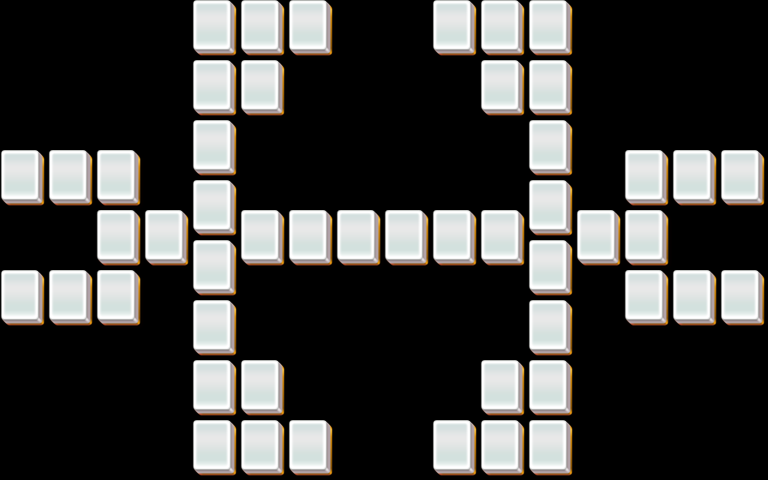

Tiled map render using the project's own tile images. Description and the map definition, with tile-layer contents summarised, below:
An orthogonal 32x16 tile map with 24x30 px tiles, 5 tile layers (layer1, layer2, layer3, layer4, ...).

<map version="1.0" orientation="orthogonal" width="32" height="16" tilewidth="24" tileheight="30">
 <properties>
  <property name="species" value="20" />
 </properties>
 <tileset firstgid="1" name="mahjong" tilewidth="48" tileheight="60">
  <image source="mahjong.png" />
 </tileset>
 <layer name="layer1" width="32" height="16">
  <data>[512 cells, 50 non-empty, 1 distinct tile ids]</data>
 </layer>
 <layer name="layer2" width="32" height="16">
  <data>[512 cells, 50 non-empty, 1 distinct tile ids]</data>
 </layer>
 <layer name="layer3" width="32" height="16">
  <data>[512 cells, 18 non-empty, 1 distinct tile ids]</data>
 </layer>
 <layer name="layer4" width="32" height="16">
  <data>[512 cells, 10 non-empty, 1 distinct tile ids]</data>
 </layer>
 <layer name="layer5" width="32" height="16">
  <data>[512 cells, 4 non-empty, 1 distinct tile ids]</data>
 </layer>
</map>
